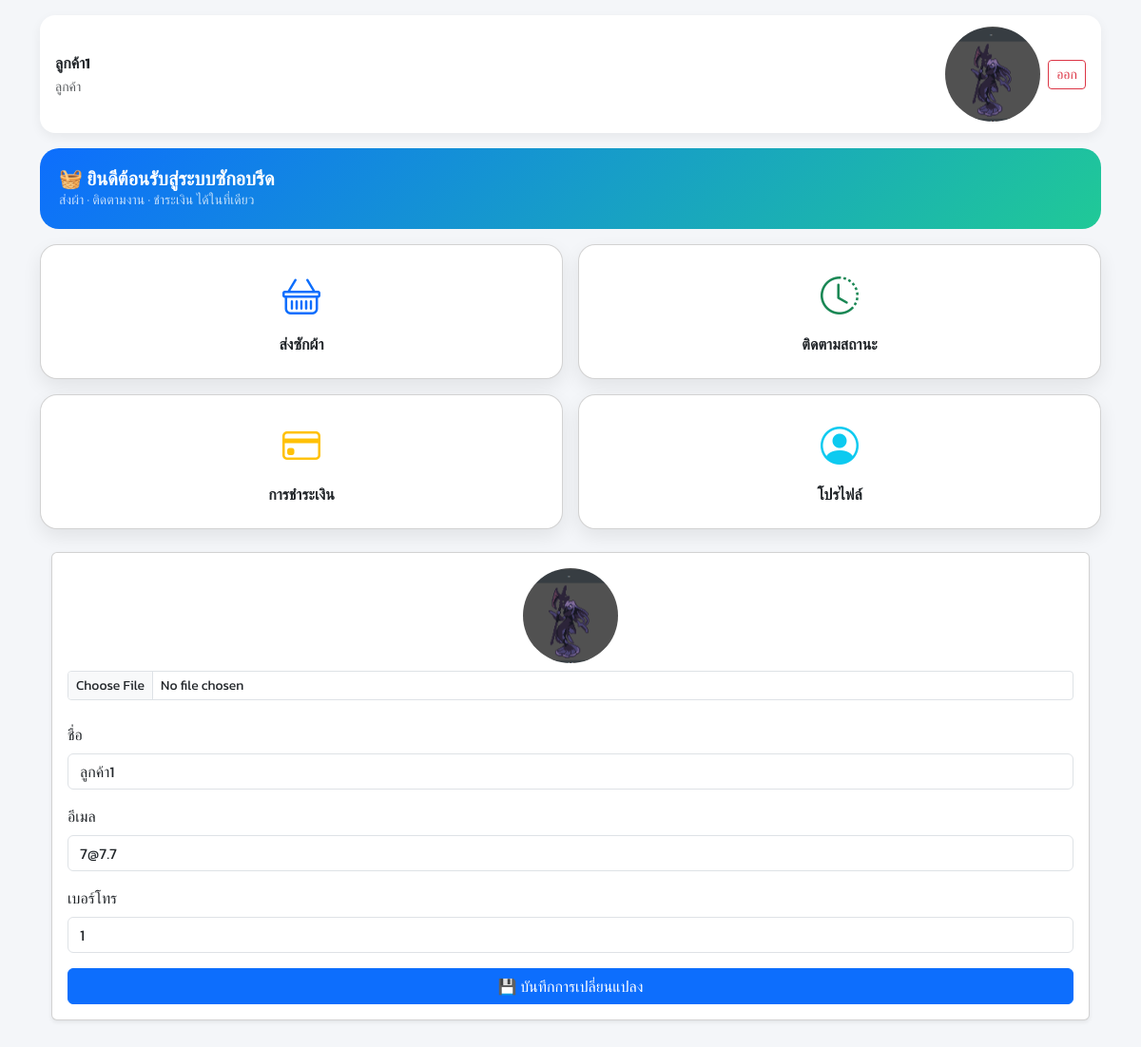
The page /userspage/index.php?link=profile (signed in) on the database its author committed.
### tables this page shows
CREATE TABLE `users` (
  `id` char(36) NOT NULL,
  `email` varchar(30) DEFAULT NULL,
  `phone` varchar(20) DEFAULT NULL,
  `password_hash` text DEFAULT NULL,
  `display_name` varchar(30) DEFAULT NULL,
  `role` enum('customer','platform_admin','store_owner','staff','rider') DEFAULT 'customer',
  `detail` longtext DEFAULT NULL,
  `created_at` timestamp NOT NULL DEFAULT current_timestamp(),
  `updated_at` timestamp NOT NULL DEFAULT current_timestamp() ON UPDATE current_timestamp(),
  `profile_image` varchar(100) DEFAULT NULL,
  `status` enum('active','disabled') DEFAULT 'active'
);

### userspage/index.php (the view, shortened to what this page needs)
<?php
require_once "../ld_db.php";
include_once "assets/head.php";
$user_id = $_SESSION['user_id'];
$sqlUser = "
    SELECT display_name, email, phone, profile_image
    FROM users
    WHERE id = ?
";
$stmtUser = $pdo->prepare($sqlUser);
$stmtUser->execute([$user_id]);
$user = $stmtUser->fetch();
?>
<!DOCTYPE html>
<html lang="th">
<head>
    <link href="https://cdn.jsdelivr.net/npm/bootstrap-icons/font/bootstrap-icons.css" rel="stylesheet">
</head>
<body>
<div class="container py-3">
<div class="appbar d-flex justify-content-between align-items-center mb-3">
    <div>
        <div class="fw-semibold"><?= htmlspecialchars($user['display_name']) ?></div>
        <small class="text-muted">ลูกค้า</small>
    </div>
    <div class="d-flex align-items-center gap-2">
        <img src="../<?= $user['profile_image'] ?: 'assets/default-user.png' ?>"
             class="profile-img">
        <a href="../loginpage/logout.php"
           class="btn btn-outline-danger btn-sm">
            ออก
        </a>
    </div>
</div>
<div class="hero mb-3">
    <h5>🧺 ยินดีต้อนรับสู่ระบบซักอบรีด</h5>
    <div class="small opacity-75">
        ส่งผ้า · ติดตามงาน · ชำระเงิน ได้ในที่เดียว
    </div>
</div>
<div class="row g-3">
<div class="col-6">
<a href="menu/orders/create_order.php" class="text-decoration-none text-dark">
<div class="card card-menu text-center p-4">
    <i class="bi bi-basket text-primary"></i>
    <div class="fw-semibold mt-2">ส่งซักผ้า</div>
</div>
</a>
</div>
<div class="col-6">
<a href="index.php?link=orders" class="text-decoration-none text-dark">
<div class="card card-menu text-center p-4">
    <i class="bi bi-clock-history text-success"></i>
    <div class="fw-semibold mt-2">ติดตามสถานะ</div>
</div>
</a>
</div>
<div class="col-6">
<a href="payments.php" class="text-decoration-none text-dark">
<div class="card card-menu text-center p-4">
    <i class="bi bi-credit-card text-warning"></i>
    <div class="fw-semibold mt-2">การชำระเงิน</div>
</div>
</a>
</div>
<div class="col-6">
<a href="index.php?link=profile" class="text-decoration-none text-dark">
<div class="card card-menu text-center p-4">
    <i class="bi bi-person-circle text-info"></i>
    <div class="fw-semibold mt-2">โปรไฟล์</div>
</div>
</a>
</div>
</div>
<?php include_once "body.php"; ?>
</div>
</body>
</html>

### userspage/menu/profile/profile.php (shortened to what this page needs)
<?php
$user_id = $_SESSION['user_id'];
$stmt = $pdo->prepare("
    SELECT display_name, email, phone, profile_image
    FROM users
    WHERE id = ?
");
$stmt->execute([$user_id]);
$user = $stmt->fetch(PDO::FETCH_ASSOC);
?>
<head>
</head>
<body>
<div class="container py-4">
    <form method="post" enctype="multipart/form-data">
        <div class="card shadow-sm">
            <div class="card-body">
                <div class="text-center mb-4">
                    <img src="../<?= $user['profile_image'] ?: 'assets/default-user.png' ?>"
                         class="profile-img mb-2">
                    <div>
                        <input type="file" name="profile_image" class="form-control form-control-sm">
                    </div>
                </div>
                <div class="mb-3">
                    <label class="form-label">ชื่อ</label>
                    <input type="text"
                           name="display_name"
                           class="form-control"
                           value="<?= htmlspecialchars($user['display_name']) ?>"
                           required>
                </div>
                <div class="mb-3">
                    <label class="form-label">อีเมล</label>
                    <input type="email"
                           name="email"
                           class="form-control"
                           value="<?= htmlspecialchars($user['email']) ?>"
                           required>
                </div>
                <div class="mb-3">
                    <label class="form-label">เบอร์โทร</label>
                    <input type="text"
                           name="phone"
                           class="form-control"
                           value="<?= htmlspecialchars($user['phone']) ?>">
                </div>
                <button type="submit" class="btn btn-primary w-100">
                    💾 บันทึกการเปลี่ยนแปลง
                </button>
            </div>
        </div>
    </form>
</div>
</body>

### userspage/assets/head.php (style rules this page uses)
body { background: #f4f6f9; font-family: 'Kanit', sans-serif; }
.card-menu { border-radius: 16px; transition: .2s; }
.profile-img { width: 72px; height: 72px; border-radius: 50%; object-fit: cover; }
body { background:#f4f6f9; font-family:'Kanit',sans-serif; }
.appbar { background:#fff; border-radius:16px; padding:12px 16px; box-shadow:0 4px 12px rgba(0,0,0,.06); }
.profile-img { width:42px; height:42px; border-radius:50%; object-fit:cover; }
.hero { background:linear-gradient(135deg,#0d6efd,#20c997); color:#fff; border-radius:20px; padding:20px; }
.hero h5 { margin:0; font-weight:600; }
.card-menu { border-radius:18px; box-shadow:0 8px 20px rgba(0,0,0,.08); transition:.2s; }
.card-menu i { font-size:40px; }

### userspage/menu/profile/profile.php (style rules this page uses)
body { font-family:'Kanit', sans-serif; }
.profile-img { width:100px; height:100px; border-radius:50%; object-fit:cover; }

### rows shown on the page
users: display_name "ลูกค้า1", profile_image (picture), email "7@7.7", phone "1"
